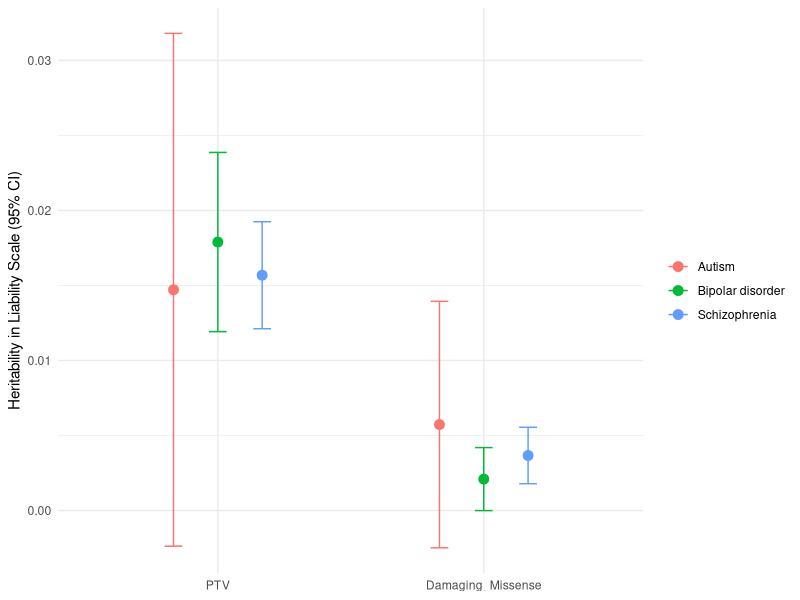
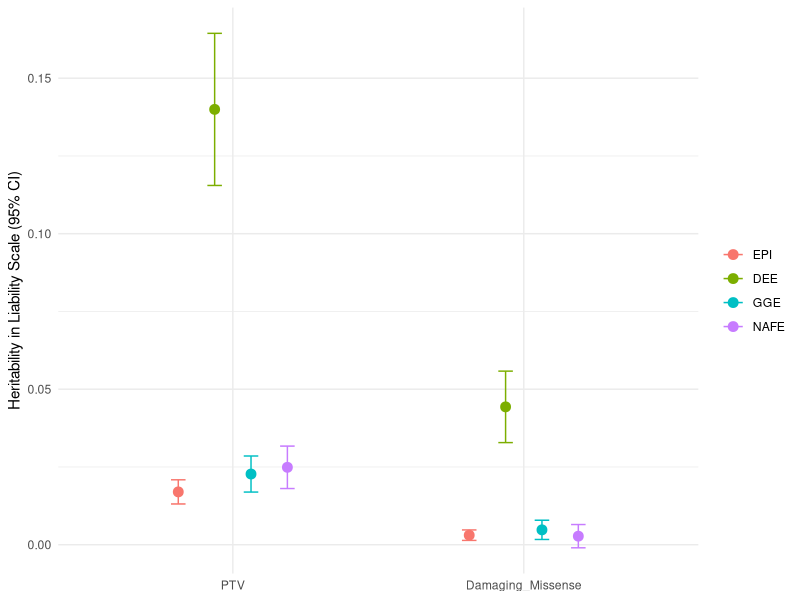
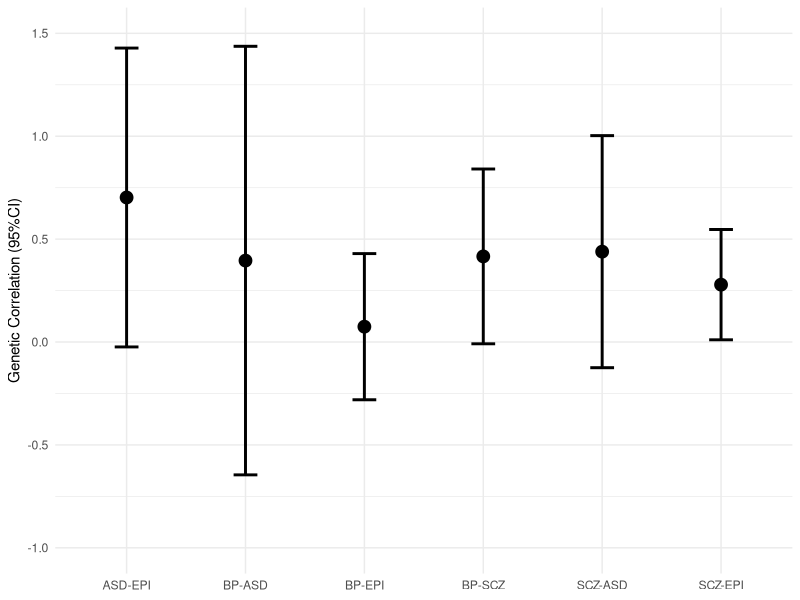
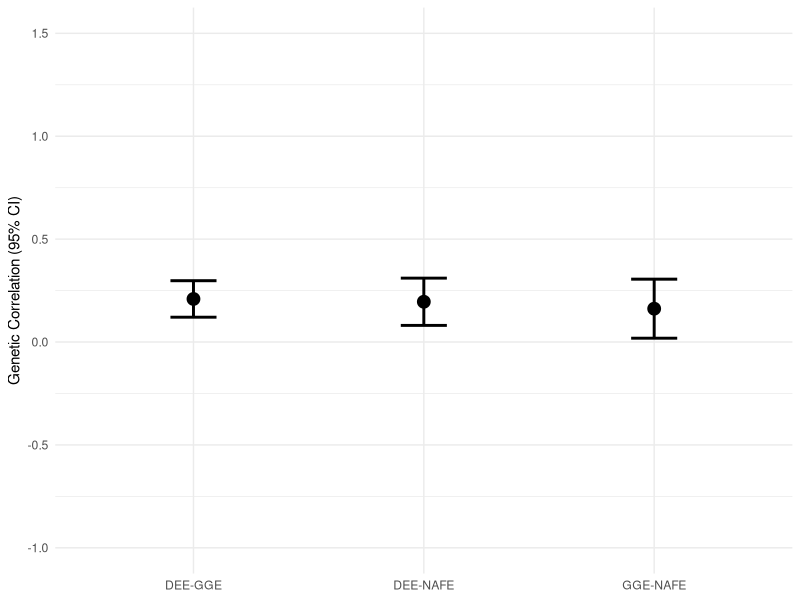
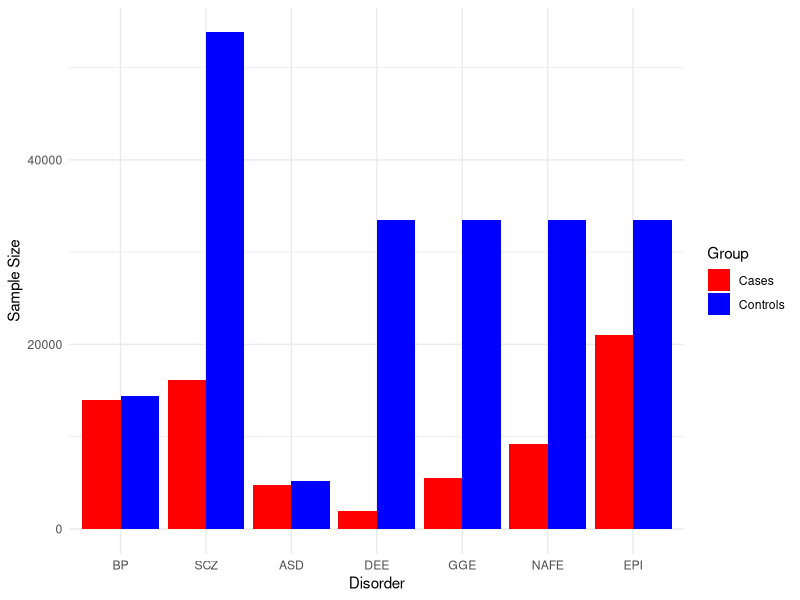
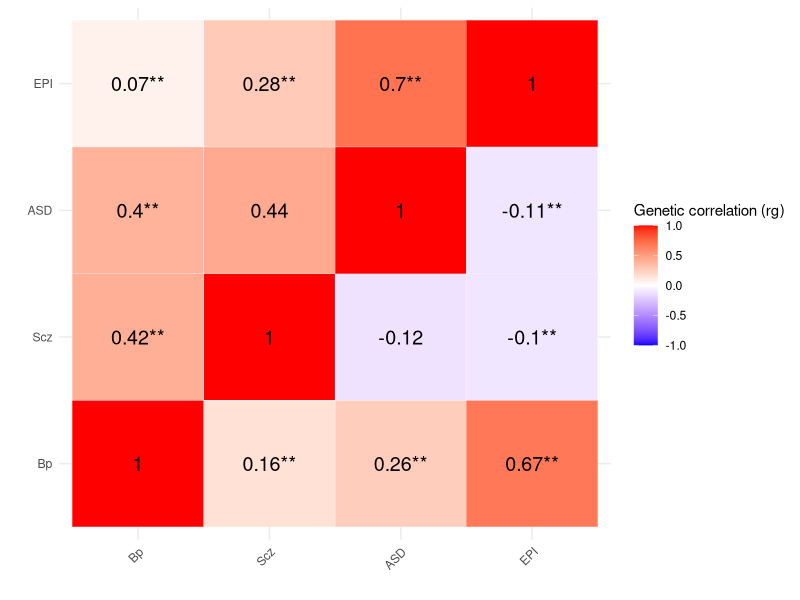
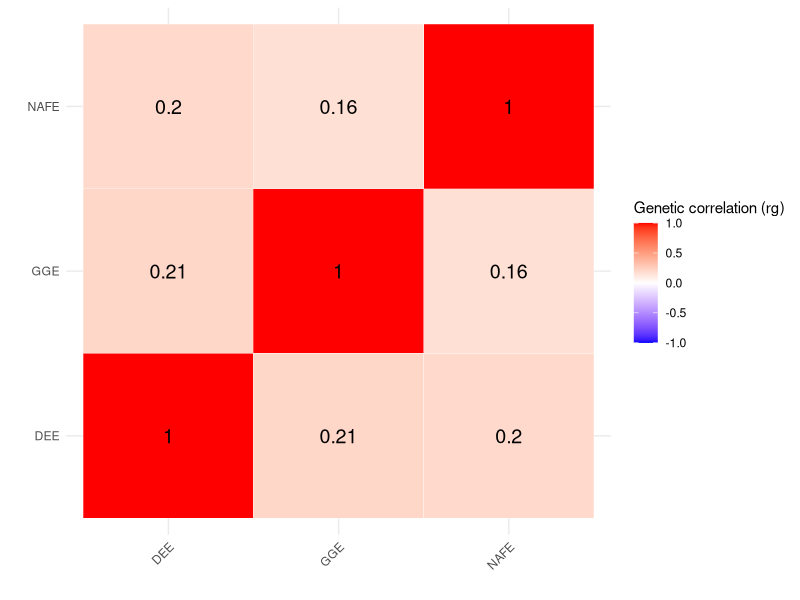
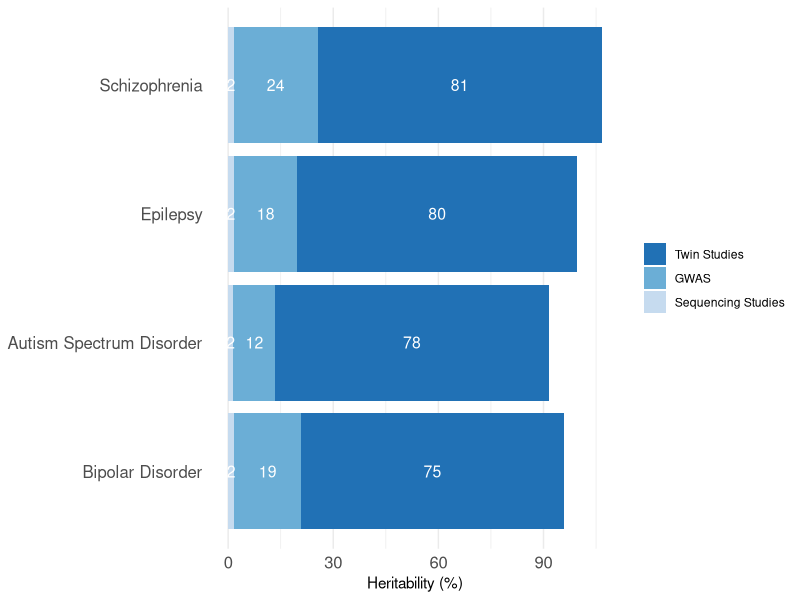

Generate these figures, in order, with R:
## ---- chunk 1
library(ggplot2)

data <- data.frame(
  Phenotype = c("Bipolar disorder", "Bipolar disorder",
                "Autism", "Autism",
                "Schizophrenia", "Schizophrenia"),
  Variant_Category = c("PTV", "Damaging_Missense", 
                       "PTV", "Damaging_Missense", 
                       "PTV", "Damaging_Missense"),
  Heritability = c(0.01789473519, 0.002093037968, 0.01471387764, 0.005727289422, 0.01568250377, 0.003666413804),
  Low_CI = c(0.01192195209, -0.000006357372991, -0.002377843623, -0.002487469914, 0.0121157617, 0.001784204794),
  High_CI = c(0.0238675183, 0.004192433309, 0.0318055989, 0.01394204876, 0.01924924585, 0.005548622813)
)
data$Variant_Category <- factor(data$Variant_Category, levels = c("PTV", "Damaging_Missense", "Synonymous"))

ggplot(data, aes(x = Variant_Category, y = Heritability, color = Phenotype)) +
  geom_point(position = position_dodge(width = 0.5), size = 3) +
  geom_errorbar(aes(ymin = Low_CI, ymax = High_CI),
                position = position_dodge(width = 0.5), width = 0.2) +
  labs(x = NULL,
       y = "Heritability in Liability Scale (95% CI)") +
  theme_minimal() +
  theme(legend.title = element_blank())
## ---- chunk 2
library(ggplot2)

data <- data.frame(
  Phenotype = c("EPI", "EPI",
                "DEE", "DEE",
                "GGE", "GGE",
                "NAFE", "NAFE"),
  Variant_Category = c("PTV", "Damaging_Missense",
                       "PTV", "Damaging_Missense",
                       "PTV", "Damaging_Missense",
                       "PTV", "Damaging_Missense"),
  Heritability = c(0.01698437935, 0.003063445679, 0.1399671312, 0.04432188235, 0.02272628276, 0.004780004016, 0.02488551139, 0.002746533059),
  Low_CI = c(0.01310331484, 0.001380599735, 0.1155134599, 0.03282812044, 0.01692191412, 0.001688833276, 0.01806400106, -0.0009964324601),
  High_CI = c(0.02086544385, 0.004746291623, 0.1644208025, 0.05581564426, 0.0285306514, 0.007871174755, 0.03170702173, 0.006489498577)
)

data$Variant_Category <- factor(data$Variant_Category, levels = c("PTV", "Damaging_Missense"))
data$Phenotype <- factor(data$Phenotype, levels = c("EPI", "DEE", "GGE", "NAFE"))

ggplot(data, aes(x = Variant_Category, y = Heritability, color = Phenotype)) +
  geom_point(position = position_dodge(width = 0.5), size = 3) +
  geom_errorbar(aes(ymin = Low_CI, ymax = High_CI),
                position = position_dodge(width = 0.5), width = 0.2) +
  labs(x = NULL,
       y = "Heritability in Liability Scale (95% CI)") +
  theme_minimal() +
  theme(legend.title = element_blank())
## ---- chunk 3
library(ggplot2)

data <- data.frame(
  Condition = c("BP-SCZ", "BP-ASD", "SCZ-ASD", "BP-EPI", "SCZ-EPI", "ASD-EPI"),
  rg = c(0.4160738, 0.3957455, 0.4390818, 0.07459692, 0.2788149, 0.7023562),
  Low_CI = c(-0.00865347, -0.6454825, -0.1247661, -0.2805742, 0.01084219, -0.02377273),
  High_CI = c(0.840801, 1.436973, 1.00293, 0.429768, 0.5467877, 1.428485)
)

ggplot(data, aes(x = Condition, y = rg)) +
  geom_point(size = 4) +
  geom_errorbar(aes(ymin = Low_CI, ymax = High_CI), width = 0.2, size = 1) + 
  labs(x = NULL,
       y = "Genetic Correlation (95%CI)") +
  theme_minimal() +
  ylim(-1, 1.5) +
  theme(axis.text.x = element_text(angle = 0, hjust = 0.5))

## ---- chunk 4
library(ggplot2)

data <- data.frame(
  Condition = c("DEE-GGE", "DEE-NAFE", "GGE-NAFE"),
  rg = c(0.2092795, 0.1956521, 0.1619812),
  Low_CI = c(0.1205626, 0.08081047, 0.0184992),
  High_CI = c(0.2979965, 0.3104937, 0.3054631)
)

ggplot(data, aes(x = Condition, y = rg)) +
  geom_point(size = 4) +
  geom_errorbar(aes(ymin = Low_CI, ymax = High_CI), width = 0.2, size = 1) + 
  labs(x = NULL,
       y = "Genetic Correlation (95% CI)") +
  theme_minimal() +
  ylim(-1, 1.5) +
  theme(axis.text.x = element_text(angle = 0, hjust = 0.5))

## ---- chunk 5
library(ggplot2)
library(tidyr)

data <- data.frame(
  Disorder = c("BP", "SCZ", "ASD", "DEE", "GGE", "NAFE", "EPI"),
  Cases = c(13933, 16151, 4811, 1938, 5499, 9219, 20979),
  Controls = c(14422, 53822, 5214, 33444, 33444, 33444, 33444)
)

data$Disorder <- factor(data$Disorder, levels = c("BP", "SCZ", "ASD", "DEE", "GGE", "NAFE", "EPI"))

data_long <- data %>%
  pivot_longer(cols = c(Cases, Controls), names_to = "Group", values_to = "Count")

ggplot(data_long, aes(x = Disorder, y = Count, fill = Group)) +
  geom_bar(stat = "identity", position = "dodge") +
  labs(x = "Disorder", y = "Sample Size") +
  scale_fill_manual(values = c("Cases" = "red", "Controls" = "blue")) +
  theme_minimal()

## ---- chunk 6
library(ggplot2)
library(reshape2)
library(dplyr)

rare_matrix <- matrix(c(
  1,         0.4160738, 0.3957455, 0.07459692,
  0.4160738, 1,         0.4390818, 0.2788149,
  0.3957455, 0.4390818, 1,         0.7023562,
  0.07459692, 0.2788149, 0.7023562, 1
), nrow = 4, byrow = TRUE)

traits <- c("Bp", "Scz", "ASD", "EPI")
rownames(rare_matrix) <- traits
colnames(rare_matrix) <- traits

common_matrix <- rare_matrix
common_matrix[lower.tri(common_matrix)] <- c(
  0.158,
  0.259,
  0.674,
 -0.121,  
 -0.105,
 -0.108
)

pval_matrix <- matrix(NA, 4, 4)
rownames(pval_matrix) <- colnames(pval_matrix) <- traits
pval_matrix[lower.tri(pval_matrix)] <- c(
  2.30e-03,
  8.35e-10,
  8.14e-214,
  0.059,
  0.006,
  0.003
)

pval_matrix[upper.tri(pval_matrix)] <- t(pval_matrix)[upper.tri(pval_matrix)]

corr_melt <- reshape2::melt(common_matrix, na.rm = TRUE)
pval_melt <- reshape2::melt(pval_matrix, na.rm = FALSE)

plot_data <- corr_melt %>%
  rename(rg = value) %>%
  left_join(pval_melt, by = c("Var1", "Var2")) %>%
  rename(pval = value)

plot_data <- plot_data %>%
  mutate(star = case_when(
    !is.na(pval) & pval <= 0.05 / 6 ~ "**",
    !is.na(pval) & pval <= 0.05 ~ "*",
    TRUE ~ ""
  ),
  label = paste0(round(rg, 2), star)
  )

ggplot(plot_data, aes(x = Var1, y = Var2, fill = rg)) +
  geom_tile(color = "white") +
  geom_text(aes(label = label), size = 5, color = "black") +
  scale_fill_gradient2(low = "blue", high = "red", mid = "white",
                       midpoint = 0, limit = c(-1, 1)) +
  theme_minimal() +
  theme(axis.text.x = element_text(angle = 45, vjust = 1, hjust = 1)) +
  labs(x = "", y = "", fill = "Genetic correlation (rg)")

## ---- chunk 7
genetic_corr_matrix2 <- matrix(c(
  1,        0.2092795, 0.1956521,
  0.2092795, 1,        0.1619812,
  0.1956521, 0.1619812, 1
), nrow = 3, byrow = TRUE)

rownames(genetic_corr_matrix2) <- colnames(genetic_corr_matrix2) <- c("DEE", "GGE", "NAFE")

corr_melt2 <- melt(genetic_corr_matrix2)

ggplot(corr_melt2, aes(x=Var1, y=Var2, fill=value)) +
  geom_tile(color="white") +
  geom_text(aes(label=round(value, 2)), size=5, color="black") +
  scale_fill_gradient2(low="blue", high="red", mid="white", midpoint=0, limit=c(-1,1)) +
  theme_minimal() +
  theme(axis.text.x = element_text(angle=45, vjust=1, hjust=1)) +
  labs(x="", y="", fill="Genetic correlation (rg)")
## ---- chunk 8
library(ggplot2)
library(dplyr)
library(tidyr)

data <- tibble(
  phenotype = c("Autism Spectrum Disorder", "Schizophrenia", "Bipolar Disorder", "Epilepsy"),
  `Twin Studies` = c(0.78, 0.81, 0.75, 0.80),
  GWAS = c(0.12, 0.24, 0.19, 0.18),
  `Sequencing Studies` = c(0.015, 0.016, 0.018, 0.017)
) %>%
  arrange(-`Twin Studies`) %>%
  mutate(across(c("Twin Studies", "GWAS", "Sequencing Studies"), ~ . * 100))

data_long <- data %>%
  pivot_longer(cols = c("Twin Studies", "GWAS", "Sequencing Studies"), 
               names_to = "Source", values_to = "Heritability")

data_long$phenotype <- factor(data_long$phenotype, levels = rev(data$phenotype))

data_long$Source <- factor(data_long$Source, levels = c("Twin Studies", "GWAS", "Sequencing Studies"))

ggplot(data_long, aes(x = phenotype, y = Heritability, fill = Source)) +
  geom_bar(stat = "identity") +
  geom_text(aes(label = round(Heritability), group = Source),
            position = position_stack(vjust = 0.5),
            color = "white", size = 4) +
  coord_flip() +
  scale_fill_manual(values = c(
    "Sequencing Studies" = "#c6dbef",
    "GWAS" = "#6baed6",
    "Twin Studies" = "#2171b5"
  )) +
  labs(x = NULL, y = "Heritability (%)") +
  theme_minimal() +
  theme(
    legend.title = element_blank(),
    axis.text = element_text(size = 12),
    panel.grid.major.y = element_blank()
  )

